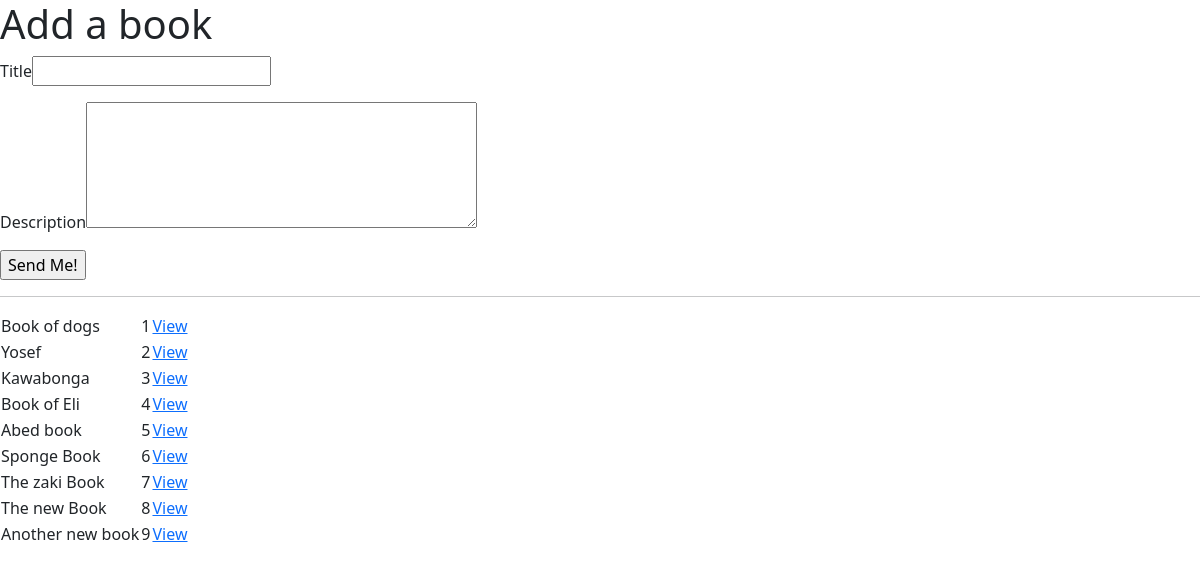
The page / on the database its author committed.
### myAuthorsApp/models.py (models this page shows)
class Book(models.Model):
	title = models.CharField(max_length=255)
	description = models.TextField(default = "This is a book description")
	created_at = models.DateTimeField(auto_now_add=True)
	updated_at = models.DateTimeField(auto_now=True)

### myAuthorsApp/views.py (the view)
# urls.py: path('', views.index),
def index(request):
    context = {
        'books': Book.objects.all()
    }
    return render(request, 'index.html', context)

### myAuthorsApp/templates/index.html (shortened to what this page needs)
<!DOCTYPE html>
<html lang="en">
<head>
    <link href="https://cdn.jsdelivr.net/npm/bootstrap@5.2.1/dist/css/bootstrap.min.css" rel="stylesheet">
</head>
<body>
    <form action="/add_book" method="POST">
        <h1>Add a book</h1>
        <p>Title<input type="text" name="title"></p>
        <p>Description<textarea name="description" cols="40" rows="5"></textarea></p>
        <p><input type="submit" value="Send Me!"></p>
    </form>
    <hr>
    <table>
        {% for book in books %}
        <tr>
         <td>{{book.title}}</td><td>{{book.id}}</td><td><a href="/books/{{book.id}}">View</a></td>
        </tr>
        {%endfor%}
    </table>
</body>
</html>

### rows shown on the page
Book: title "Book of dogs", id "1"
Book: title "Yosef", id "2"
Book: title "Kawabonga", id "3"
Book: title "Book of Eli", id "4"
Book: title "Abed book", id "5"
Book: title "Sponge Book", id "6"
Book: title "The zaki Book", id "7"
Book: title "The new Book", id "8"
Book: title "Another new book", id "9"
